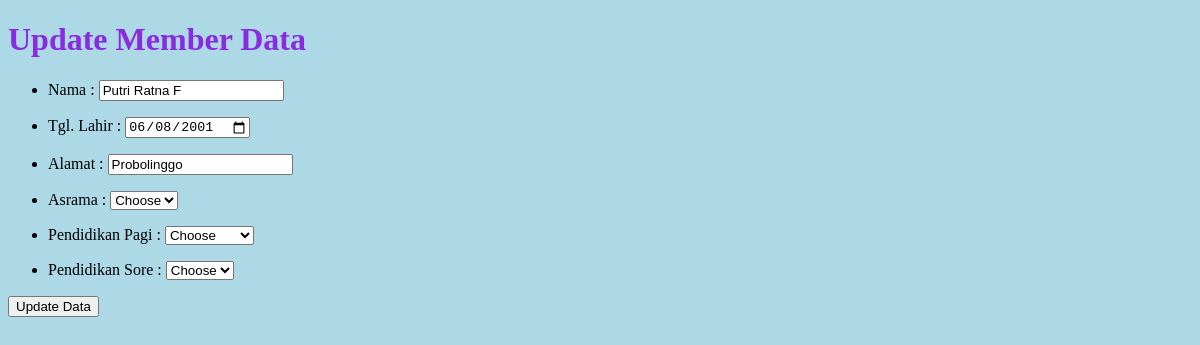
Page /ubah.php?id=1 (signed in) on the committed database.
### tables this page shows
CREATE TABLE `pendaftaran` (
  `id` int(11) NOT NULL,
  `nama` varchar(50) NOT NULL,
  `tgl_lahir` date NOT NULL,
  `alamat` varchar(50) NOT NULL,
  `asrama` enum('A','B','C','D','E','F','') NOT NULL,
  `pend_pagi` enum('MI','MTs','MA','KEMENAG','MTI') NOT NULL,
  `pend_sore` enum('SD','SMP','SMA','SMK','PT') NOT NULL
);

### functions.php (called while the page is built, shortened)
<?php
$conn = mysqli_connect("localhost", "root", "", "db_registrasi");
function query($query) {
	global $conn;
	$result = mysqli_query($conn, $query);
	$rows = [];
	while( $row = mysqli_fetch_assoc($result) ) {
		$rows[] = $row;
	}
	return $rows;
}
?>

### ubah.php (the view, shortened to what this page needs)
<?php
require 'functions.php';
$id = $_GET["id"];
$pendaftaran = query("SELECT * FROM pendaftaran WHERE id = $id")[0];
?>
<!DOCTYPE html>
<html>
<head>
	<link rel="stylesheet" type="text/css" href="style.css">
</head>
<body id="ubah">
	<h1 style="color: blueviolet;">Update Member Data</h1>
	<form action="" method="post">
		<ul>
			<li>
				<label for="nama">Nama :</label>
				<input type="text" name="nama" id="nama" required value="<?= $pendaftaran["nama"]; ?>">
			</li>
		</ul>
		<ul>
			<li>
				<label for="tgl_lahir">Tgl. Lahir :</label>
				<input type="date" name="tgl_lahir" id="tgl_lahir" required value="<?= $pendaftaran["tgl_lahir"]; ?>">
			</li>
		</ul>
		<ul>
			<li>
				<label for="alamat">Alamat :</label>
				<input type="text" name="alamat" id="alamat" required value="<?= $pendaftaran["alamat"]; ?>">
			</li>
		</ul>
		<ul>
			<li>
				<label for="asrama">Asrama :</label>
				<select name="asrama">
									<option value="">Choose</option>
				</select>
			</li>
		</ul>
		<ul>
			<li>
				<label for="pend_pagi">Pendidikan Pagi :</label>
				<select name="pend_pagi">
									<option value="">Choose</option>
				</select>
			</li>
		</ul>
		<ul>
			<li>
				<label for="pend_sore">Pendidikan Sore :</label>
				<select name="pend_sore">
									<option value="">Choose</option>
				</select>
			</li>
		</ul>
        <button type="submit" name="submit">Update Data</button>
	</form>
</body>
</html>

### style.css (style rules this page uses)
#ubah { background-color: lightblue; }

### rows in the picture
pendaftaran: nama "Putri Ratna F", tgl_lahir "06/08/2001", alamat "Probolinggo"
